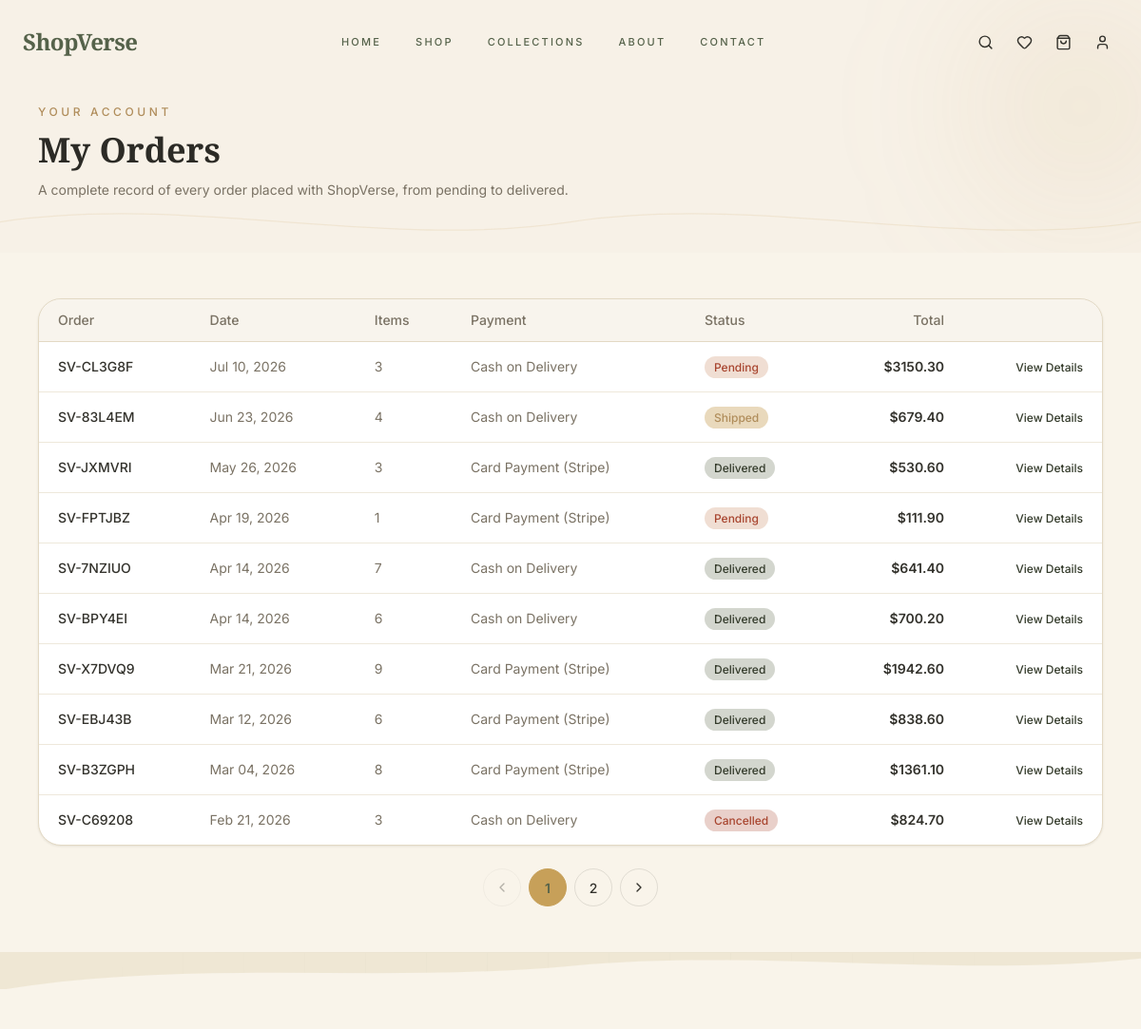
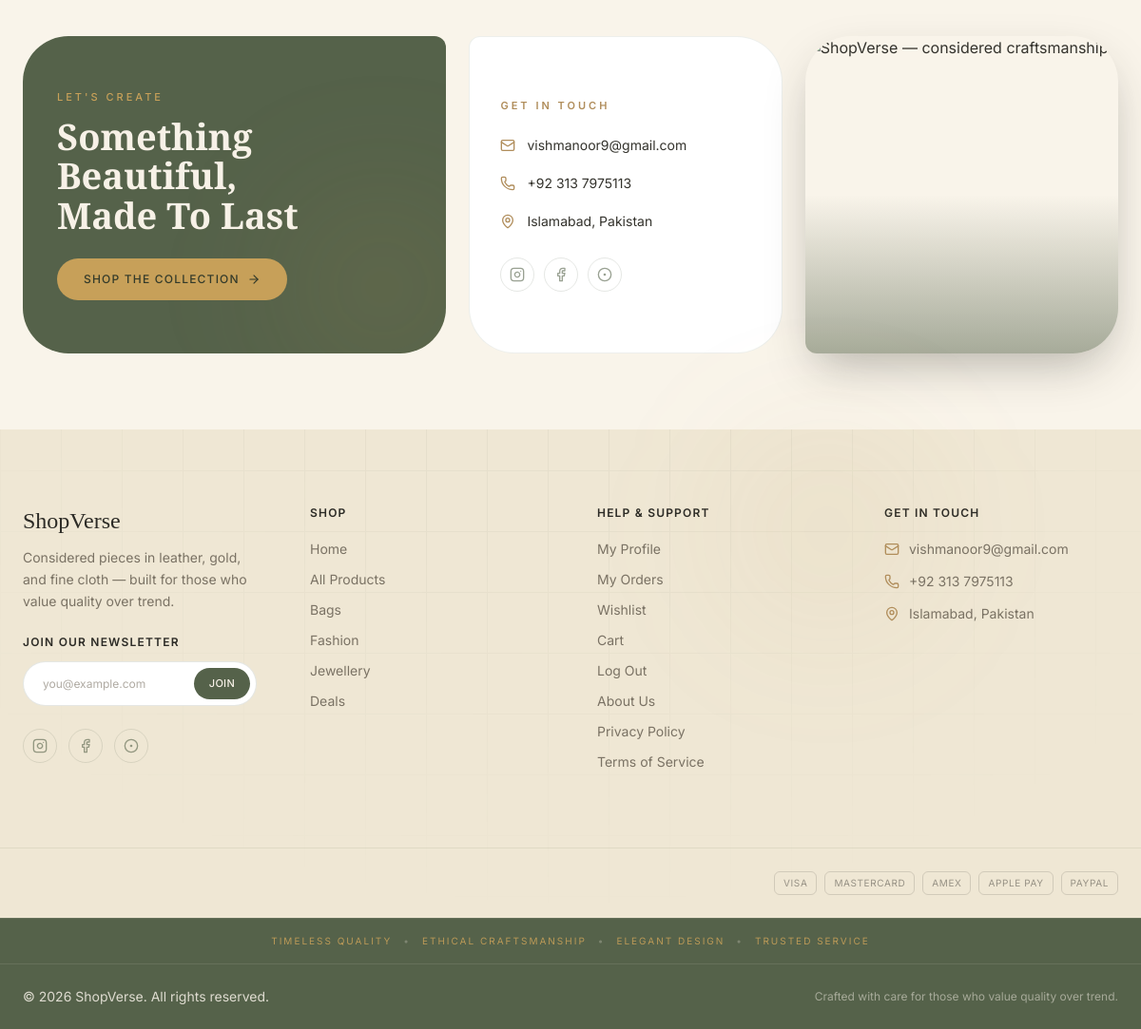
/orders/ (signed in), run on the app's committed database (2 pictures, top to bottom).
### backend/app/models/order.py (models this page shows, shortened)
class Order(db.Model):
    __tablename__ = "orders"
    id = db.Column(db.Integer, primary_key=True)
    order_number = db.Column(db.String(20), unique=True, nullable=False, default=generate_order_number, index=True)
    customer_id = db.Column(db.Integer, db.ForeignKey("users.id"), nullable=False)
    status = db.Column(db.String(20), default="Pending", nullable=False, index=True)
    payment_method = db.Column(db.String(30), nullable=False, default="Cash on Delivery")
    is_paid = db.Column(db.Boolean, default=False, nullable=False)
    stripe_checkout_session_id = db.Column(db.String(120), nullable=True, index=True)
    stripe_payment_intent_id = db.Column(db.String(120), nullable=True)
    shipping_full_name = db.Column(db.String(120), nullable=False)
    shipping_phone = db.Column(db.String(20), nullable=True)
    shipping_address_line = db.Column(db.String(255), nullable=False)
    shipping_city = db.Column(db.String(100), nullable=False)
    shipping_postal_code = db.Column(db.String(20), nullable=True)
    shipping_country = db.Column(db.String(100), nullable=False)
    subtotal = db.Column(db.Numeric(10, 2), nullable=False, default=0)
    shipping_fee = db.Column(db.Numeric(10, 2), nullable=False, default=0)
    total = db.Column(db.Numeric(10, 2), nullable=False, default=0)
    notes = db.Column(db.String(255), nullable=True)  # customer's delivery instructions
    created_at = db.Column(db.DateTime, default=datetime.utcnow, nullable=False, index=True)
    updated_at = db.Column(db.DateTime, default=datetime.utcnow, onupdate=datetime.utcnow, nullable=False)
    delivered_at = db.Column(db.DateTime, nullable=True)
    customer = db.relationship("User", back_populates="orders")
    items = db.relationship("OrderItem", back_populates="order", cascade="all, delete-orphan")
    __table_args__ = (
        CheckConstraint("total >= 0", name="ck_order_total_non_negative"),
        CheckConstraint(f"status IN {ORDER_STATUSES}", name="ck_order_status_valid"),
        CheckConstraint(f"payment_method IN {PAYMENT_METHODS}", name="ck_order_payment_valid"),
    )
    @property
    def item_count(self) -> int:
        return sum(item.quantity for item in self.items)

class OrderItem(db.Model):
    __tablename__ = "order_items"
    id = db.Column(db.Integer, primary_key=True)
    order_id = db.Column(db.Integer, db.ForeignKey("orders.id"), nullable=False)
    product_id = db.Column(db.Integer, db.ForeignKey("products.id"), nullable=True)  # nullable: product may later be deleted
    product_name = db.Column(db.String(150), nullable=False)
    product_image_url = db.Column(db.String(255), nullable=True)
    unit_price = db.Column(db.Numeric(10, 2), nullable=False)
    quantity = db.Column(db.Integer, nullable=False, default=1)
    order = db.relationship("Order", back_populates="items")
    product = db.relationship("Product", back_populates="order_items")
    __table_args__ = (
        CheckConstraint("quantity > 0", name="ck_order_item_quantity_positive"),
        CheckConstraint("unit_price >= 0", name="ck_order_item_price_non_negative"),
    )

### backend/app/orders/routes.py (the view)
@orders_bp.route("/")
@login_required
def order_history():
    page = request.args.get("page", 1, type=int)
    pagination = (
        Order.query.filter_by(customer_id=current_user.id)
        .order_by(Order.created_at.desc())
        .paginate(page=page, per_page=current_app.config["ORDERS_PER_PAGE"], error_out=False)
    )
    return render_template("orders/order_history.html", orders=pagination.items, pagination=pagination)

### frontend/templates/orders/order_history.html (shortened to what this page needs)
{% extends "base.html" %}
{% from "_macros.html" import pagination_nav, empty_state %}
{% block nav_theme_class %}light{% endblock %}
{% block body_bg %}bg-[#F9F4EA] text-[#33322C]{% endblock %}
{% block main_class %}w-full{% endblock %}
{% block content %}
<div class="w-full -mt-[88px] pt-[110px] pb-14 bg-[#F7F1E7] relative overflow-hidden">
    <div class="bg-blur-circle" style="width: 320px; height: 320px; top: -18%; right: -8%; background: radial-gradient(circle, rgba(199,160,89,0.16) 0%, transparent 72%);" aria-hidden="true"></div>
    <svg class="bg-wave-pattern" style="bottom: -6px;" viewBox="0 0 1400 90" preserveAspectRatio="none" aria-hidden="true">
        <path d="M0,45 C 233,10 466,80 700,45 C 933,10 1166,80 1400,45" fill="none" stroke="#C7A059" stroke-opacity="0.16" stroke-width="1.5"></path>
    </svg>
    <div class="relative z-10 max-w-7xl mx-auto px-6 lg:px-10">
        <p class="text-peach-dark text-xs font-medium tracking-[0.3em] uppercase mb-3">Your Account</p>
        <h1 class="font-serif text-3xl md:text-4xl font-semibold text-[#2C2B26] mb-3">My Orders</h1>
        <p class="text-ink-muted text-sm max-w-2xl">A complete record of every order placed with {{ store_name }}, from pending to delivered.</p>
    </div>
</div>
<div class="w-full bg-[#F9F4EA]">
<div class="max-w-7xl mx-auto px-6 lg:px-10 py-12">
{% if orders %}
<div class="bg-card border border-border rounded-xl2 shadow-matte overflow-hidden">
    <table class="w-full text-sm">
        <thead>
            <tr class="text-left text-ink-muted border-b border-border bg-subtle/40">
                <th class="px-5 py-3 font-medium">Order</th>
                <th class="px-5 py-3 font-medium">Date</th>
                <th class="px-5 py-3 font-medium">Items</th>
                <th class="px-5 py-3 font-medium">Payment</th>
                <th class="px-5 py-3 font-medium">Status</th>
                <th class="px-5 py-3 font-medium text-right">Total</th>
                <th class="px-5 py-3"></th>
            </tr>
        </thead>
        <tbody>
            {% for order in orders %}
            <tr class="border-b border-border/60 last:border-0 hover:bg-subtle/30 transition-colors">
                <td class="px-5 py-4 font-medium text-ink">{{ order.order_number }}</td>
                <td class="px-5 py-4 text-ink-muted">{{ order.created_at.strftime("%b %d, %Y") }}</td>
                <td class="px-5 py-4 text-ink-muted">{{ order.item_count }}</td>
                <td class="px-5 py-4 text-ink-muted">{{ order.payment_method }}</td>
                <td class="px-5 py-4">
                    <span class="px-2.5 py-1 rounded-full text-xs font-medium
                        {% if order.status == 'Delivered' %} bg-status-success/25 text-primary-dark
                        {% elif order.status == 'Shipped' %} bg-peach/40 text-peach-dark
                        {% elif order.status == 'Cancelled' %} bg-status-cancelled/25 text-status-cancelled
                        {% else %} bg-status-pending/25 text-status-cancelled
                        {% endif %}">
                        {{ order.status }}
                    </span>
                </td>
                <td class="px-5 py-4 text-right font-semibold text-ink">{{ currency }}{{ "%.2f"|format(order.total) }}</td>
                <td class="px-5 py-4 text-right">
                    <a href="{{ url_for('orders.order_detail', order_number=order.order_number) }}"
                       class="text-primary-dark text-xs font-medium hover:underline">View Details</a>
                </td>
            </tr>
            {% endfor %}
        </tbody>
    </table>
</div>
{% if pagination.pages > 1 %}
<div class="mt-6">
    {{ pagination_nav(pagination, 'orders.order_history') }}
</div>
{% endif %}
{% else %}
{{ empty_state('package', 'No Orders Yet', 'Once you place an order, you\'ll be able to track it here.', 'Start Shopping', url_for('products.listing')) }}
{% endif %}
</div>
</div>
{% endblock %}

### data on the page
Order: order_number "SV-CL3G8F", created_at "Jul 10, 2026", item_count "3", payment_method "Cash on Delivery", status "Pending", currency "$", total "3150.30"
Order: order_number "SV-83L4EM", created_at "Jun 23, 2026", item_count "4", payment_method "Cash on Delivery", status "Shipped", currency "$", total "679.40"
Order: order_number "SV-JXMVRI", created_at "May 26, 2026", item_count "3", payment_method "Card Payment (Stripe)", status "Delivered", currency "$", total "530.60"
Order: order_number "SV-FPTJBZ", created_at "Apr 19, 2026", item_count "1", payment_method "Card Payment (Stripe)", status "Pending", currency "$", total "111.90"
Order: order_number "SV-7NZIUO", created_at "Apr 14, 2026", item_count "7", payment_method "Cash on Delivery", status "Delivered", currency "$", total "641.40"
Order: order_number "SV-BPY4EI", created_at "Apr 14, 2026", item_count "6", payment_method "Cash on Delivery", status "Delivered", currency "$", total "700.20"
Order: order_number "SV-X7DVQ9", created_at "Mar 21, 2026", item_count "9", payment_method "Card Payment (Stripe)", status "Delivered", currency "$", total "1942.60"
Order: order_number "SV-EBJ43B", created_at "Mar 12, 2026", item_count "6", payment_method "Card Payment (Stripe)", status "Delivered", currency "$", total "838.60"
Order: order_number "SV-B3ZGPH", created_at "Mar 04, 2026", item_count "8", payment_method "Card Payment (Stripe)", status "Delivered", currency "$", total "1361.10"
Order: order_number "SV-C69208", created_at "Feb 21, 2026", item_count "3", payment_method "Cash on Delivery", status "Cancelled", currency "$", total "824.70"

### other printed values
{{ store_name }} "ShopVerse"
{{ p }} "1"
{{ p }} "2"
